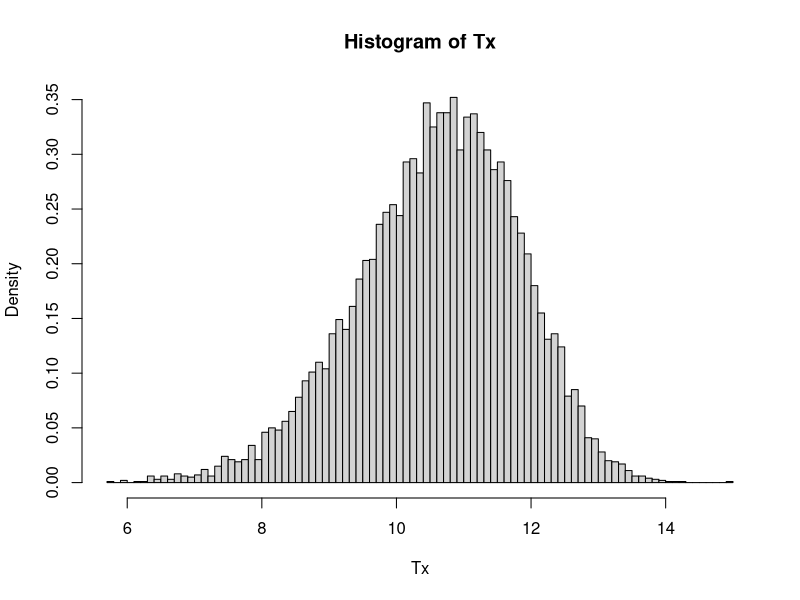
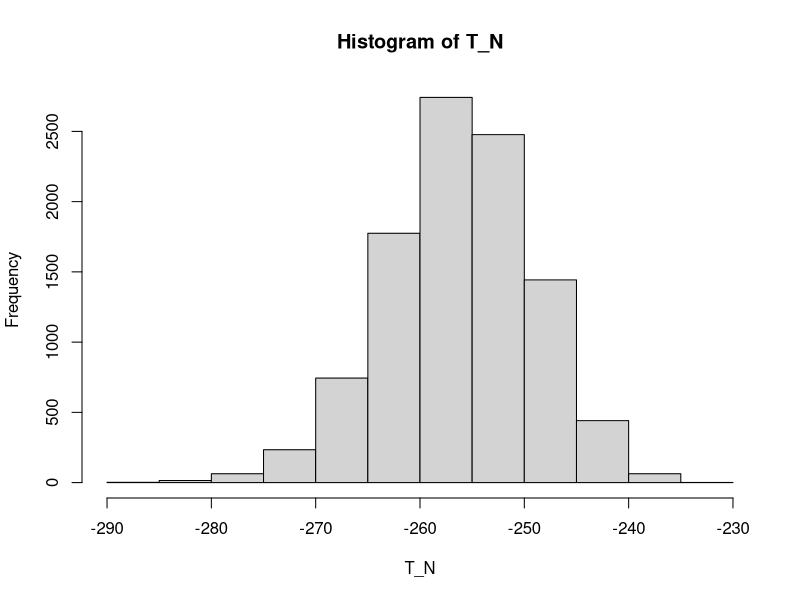

These figures' R source, in order:
## ---- chunk 1
rm(list=ls())
## ---- chunk 2
set.seed(1234)

N <- 10000 # MC replications
Tx <- numeric(N) # preallocate result 

for (rep in 1:N) {
  Tx[rep] <- min(rgamma(100, shape = 20, scale = 1)) # calculate
}

hist(Tx, prob = TRUE, breaks = 100)
## ---- chunk 3
cat('The mean of T is',mean(Tx), 'and the standard error of T is',sd(Tx))
## ---- chunk 4
errors <- 2 * sd(Tx) / sqrt(N)
cat('The approximation error for E[T] is',errors,'for a MC replication of 10000 times.')
## ---- chunk 5
P1 <- mean(Tx<10)
P1
## ---- chunk 6
P2 <- 1 - pgamma(10, shape = 20, scale = 1, lower.tail = F)^100
P2
## ---- chunk 7
set.seed(1234)
N <- 10000 # MC replications
n <- 100
X <- rpois(n*N, 10) # Generate random variables
X_m <- matrix(X,nrow = N,ncol = n) # Create a matrix

prob <- function(x) log(prod(dpois(x, 10))) # The function of calculating the log likelihood
T_N <- apply(X_m,1,prob) # N simulations of T
hist(T_N)
## ---- chunk 8
mean(T_N)
sd(T_N)
## ---- chunk 9
mean(T_N < -276 | T_N > -236)
## ---- chunk 10
set.seed(1234)
N <- 100 # MC replications
n <- 100
X <- rgeom(N*n, 1/11) # Generate random variables from the geometric distribution
X_m <- matrix(X,nrow = N,ncol = n) # Create a matrix

prob <- function(x) log(prod(dpois(x, 10))) # The function of calculating the log likelihood
T_N <- apply(X_m,1,prob) # Calculating the test statistic

mean(T_N < -276 | T_N > -236)
